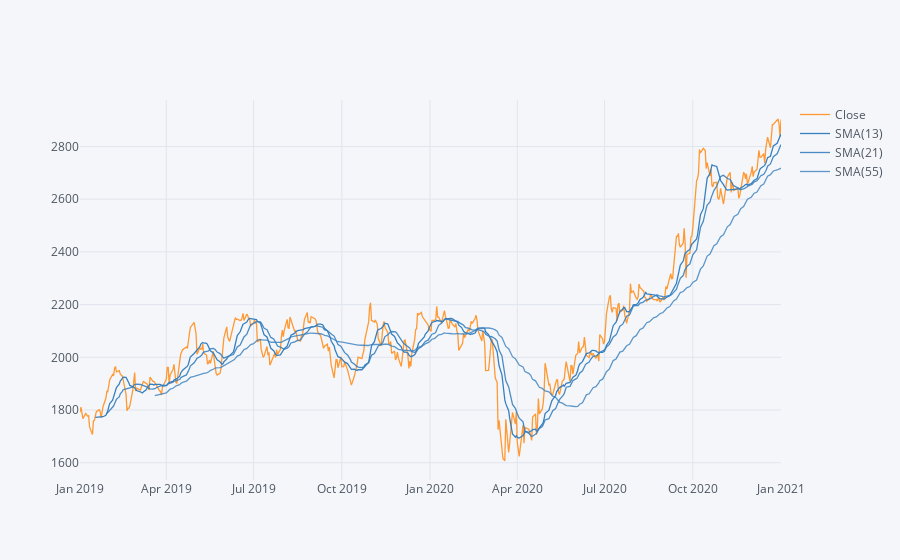

Notebook code cell kept with this figure:
### Markdown cell above
SMA-Simple Moving Average
A simple moving average (SMA) calculates the average of a selected range of prices, 
usually closing prices, by the number of periods in that range.
A simple moving average is a technical indicator that can aid in determining if an asset price will continue or if it will reverse a bull or bear trend.

### Code cell
ts['Close'].loc['2019-01-01':'2021-01-01'].ta_plot(study='sma',periods=[13,21,55])

### Figure 1 — Plotly figure (JSON) as saved in the notebook; plotly's stock layout.template omitted (floating-point values rounded to 4 significant figures; data arrays with more than 128 entries replaced by an {"elided": "..."} marker saying what was removed)
{"data": [{"line": {"color": "rgba(255, 153, 51, 1.0)", "dash": "solid", "shape": "linear", "width": 1.3}, "mode": "lines", "name": "Close", "text": "", "type": "scatter", "x": {"elided": "493 str values"}, "y": {"elided": "493 float values"}}, {"line": {"color": "rgba(55, 128, 191, 1.0)", "dash": "solid", "shape": "linear", "width": 1.3}, "mode": "lines", "name": "SMA(13)", "text": "", "type": "scatter", "x": {"elided": "493 str values"}, "y": {"elided": "493 mixed values"}}, {"line": {"color": "rgba(55, 128, 191, 0.8999999999999999)", "dash": "solid", "shape": "linear", "width": 1.3}, "mode": "lines", "name": "SMA(21)", "text": "", "type": "scatter", "x": {"elided": "493 str values"}, "y": {"elided": "493 mixed values"}}, {"line": {"color": "rgba(55, 128, 191, 0.7999999999999998)", "dash": "solid", "shape": "linear", "width": 1.3}, "mode": "lines", "name": "SMA(55)", "text": "", "type": "scatter", "x": {"elided": "493 str values"}, "y": {"elided": "493 mixed values"}}], "layout": {"legend": {"bgcolor": "#F5F6F9", "font": {"color": "#4D5663"}}, "paper_bgcolor": "#F5F6F9", "plot_bgcolor": "#F5F6F9", "title": {"font": {"color": "#4D5663"}}, "xaxis": {"gridcolor": "#E1E5ED", "showgrid": true, "tickfont": {"color": "#4D5663"}, "title": {"font": {"color": "#4D5663"}, "text": ""}, "zerolinecolor": "#E1E5ED"}, "yaxis": {"gridcolor": "#E1E5ED", "showgrid": true, "tickfont": {"color": "#4D5663"}, "title": {"font": {"color": "#4D5663"}, "text": ""}, "zerolinecolor": "#E1E5ED"}}}
